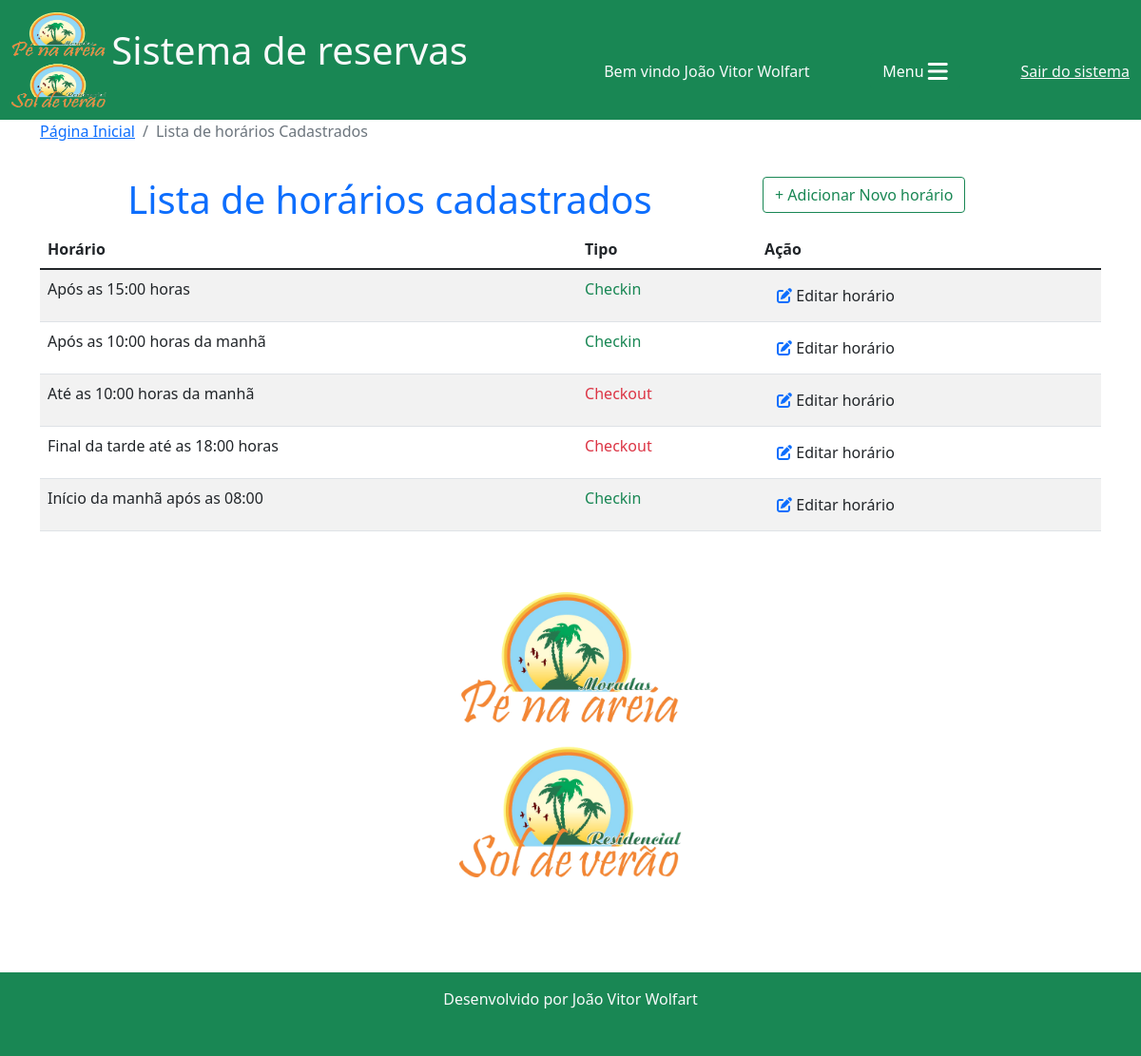
Page /reservas/lista_horarios/ (signed in) on the earlier database version.
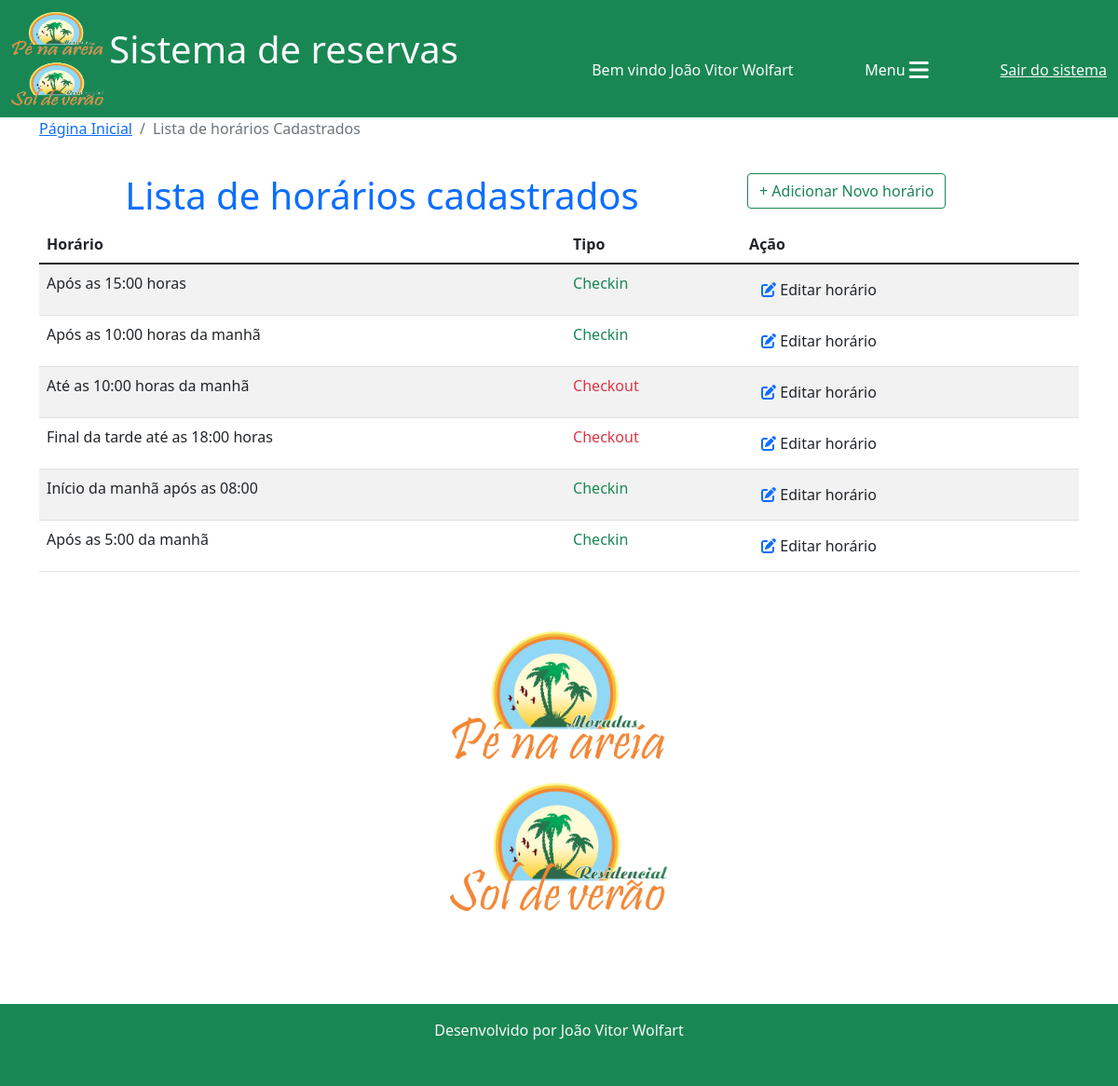
Same page on the later database version.
### reservas/models.py (models this page shows, shortened)
class Horario(models.Model):
    hora = models.CharField(max_length=100)
    checkin = models.BooleanField(default=False)

### reservas/views.py (the view)
# urls.py: path('lista_horarios/', views.lista_horarios, name="lista_horarios"),
@login_required(login_url="login")
def lista_horarios(request):
    horarios = Horario.objects.all()
    return render(request, "lista_horarios.html", {"horarios": horarios})

### reservas/templates/lista_horarios.html (shortened to what this page needs)
{% extends 'base.html'%}
{% load static %}
{% block 'conteudo'%}
<nav aria-label="breadcrumb">
  <ol class="breadcrumb">
    <li class="breadcrumb-item"><a href="{% url 'home'%}">Página Inicial</a></li>
    <li class="breadcrumb-item active" aria-current="page">Lista de horários Cadastrados</li>
  </ol>
</nav>
<div class="row">
  <div class="col-sm-8">
  <h1 style="padding-top: 20px;" class="text-center text-primary">Lista de horários cadastrados</h1>
  </div>
  <div class="col-sm-4">
    <a href="{% url 'cadastrar_horario'%}" class="btn btn-outline-success" style="margin-top: 20px;">+ Adicionar Novo horário</a>
  </div>
  </div>
<div class="col-12">
    <div class="col-12 table-responsive">
        <table class="table table-striped table-hover">
          <thead>
            <tr>
              <th scope="col">Horário</th>
              <th scope="col">Tipo</th>
              <th scope="col">Ação</th>
            </tr>
          </thead>
          <tbody>
            {% for c in horarios %}
            <tr>
                <td>{{c.hora}}</td>
                {% if c.checkin %}
                <td class="text-success">Checkin</td>
                {% else %}
                <td class="text-danger">Checkout</td>
                {% endif %}
                <td><a href="{% url 'alterar_horario' c.id%}" class="btn"><i class="fa-solid fa-pen-to-square text-primary"></i> Editar horário</a></td>
            </tr>
            {% endfor %}
          </tbody>
        </table>
</div>
</div>
<div class="row">
    <div style="height: 400px; text-align: center;">
      <img src="{% static 'img/logo1.png'%}" alt="" class="image-fluid mt-5" style="height: 300px; margin: 0 auto;">
    </div>
</div>
{% endblock %}

Differences in the rows shown:
added Horario: hora "Após as 5:00 da manhã", checkin "Checkin"
